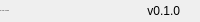
              <widget class="QFrame" name="bottomBar">
               <property name="minimumSize">
                <size>
                 <width>0</width>
                 <height>22</height>
                </size>
               </property>
               <property name="maximumSize">
                <size>
                 <width>16777215</width>
                 <height>22</height>
                </size>
               </property>
               <property name="frameShape">
                <enum>QFrame::NoFrame</enum>
               </property>
               <property name="frameShadow">
                <enum>QFrame::Raised</enum>
               </property>
               <layout class="QHBoxLayout" name="horizontalLayout_5">
                <property name="spacing">
                 <number>0</number>
                </property>
                <property name="leftMargin">
                 <number>0</number>
                </property>
                <property name="topMargin">
                 <number>0</number>
                </property>
                <property name="rightMargin">
                 <number>0</number>
                </property>
                <property name="bottomMargin">
                 <number>0</number>
                </property>
                <item>
                 <widget class="QLabel" name="creditsLabel">
                  <property name="maximumSize">
                   <size>
                    <width>16777215</width>
                    <height>16</height>
                   </size>
                  </property>
                  <property name="font">
                   <font>
                    <family>Segoe UI</family>
                    <pointsize>-1</pointsize>
                    <italic>false</italic>
                    <bold>false</bold>
                   </font>
                  </property>
                  <property name="text">
                   <string>By: Andrey &amp; Supsun</string>
                  </property>
                  <property name="alignment">
                   <set>Qt::AlignLeading|Qt::AlignLeft|Qt::AlignVCenter</set>
                  </property>
                 </widget>
                </item>
                <item>
                 <widget class="QLabel" name="version">
                  <property name="text">
                   <string>v0.1.0</string>
                  </property>
                  <property name="alignment">
                   <set>Qt::AlignRight|Qt::AlignTrailing|Qt::AlignVCenter</set>
                  </property>
                 </widget>
                </item>
                <item>
                 <widget class="QFrame" name="frame_size_grip">
                  <property name="minimumSize">
                   <size>
                    <width>20</width>
                    <height>0</height>
                   </size>
                  </property>
                  <property name="maximumSize">
                   <size>
                    <width>20</width>
                    <height>16777215</height>
                   </size>
                  </property>
                  <property name="frameShape">
                   <enum>QFrame::NoFrame</enum>
                  </property>
                  <property name="frameShadow">
                   <enum>QFrame::Raised</enum>
                  </property>
                 </widget>
                </item>
               </layout>
              </widget>
